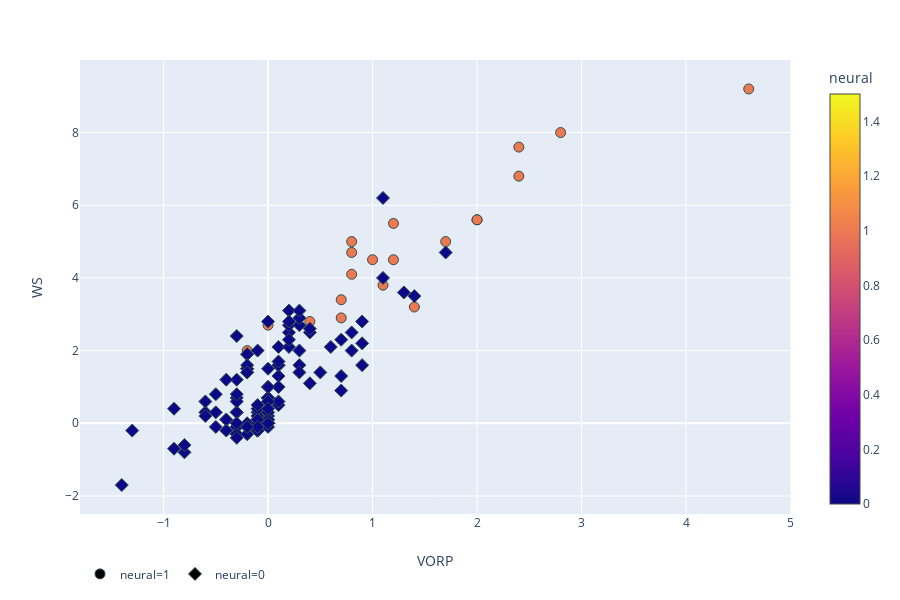

The cell this chart's notebook holds for it:
### Code cell
fig = px.scatter(test_master_w_predictions, x='VORP', y='WS',
            color='neural', hover_name='Player_name', hover_data=['USG%', 'PER', 'MP', 'VORP', 'Age'], 
#             color_continuous_scale='rdbu',
            symbol='neural')
fig.update_traces(marker=dict(size=10,
                              line=dict(width=1,
                                        color='DarkSlateGrey')),
                  selector=dict(mode='markers'))
# fig.update_xaxes(range=[-2, 7])
fig.update_layout(legend_orientation="h")
fig.show()
plotly.offline.plot(fig, filename='html_files/ws_vorp.html')

### Figure 1 — Plotly figure (JSON) as saved in the notebook; plotly's stock layout.template omitted (floating-point values rounded to 4 significant figures; data arrays with more than 128 entries replaced by an {"elided": "..."} marker saying what was removed)
{"data": [{"customdata": [[15.8, 17.9, 1913, 2.4, 21], [15.9, 18.5, 2096, 2.4, 20], [16.6, 13.5, 1356, 0.7, 21], [24.5, 18.1, 2546, 2, 21], [25.1, 17.1, 1682, 0, 21], [31.6, 17.2, 2598, 1.7, 22], [22.1, 15.1, 2455, 0.8, 20], [21.4, 13.6, 2152, 1, 21], [22.2, 13.8, 1975, 0.4, 20], [20.7, 15.1, 1743, 1.4, 21], [22.8, 16.1, 2565, 1.2, 20], [14.8, 17.5, 1524, 2, 22], [22.1, 17.5, 1810, 0.8, 21], [22.3, 20, 2732, 4.6, 21], [28.6, 14.6, 2730, -0.2, 20], [17.6, 19.2, 1064, 0.8, 23], [20.3, 19, 1324, 0.7, 22], [18.6, 18.6, 1193, 1.1, 23], [24.3, 17.4, 2164, 1.2, 21], [19.5, 18.5, 2541, 2.8, 20]], "hoverlabel": {"namelength": 0}, "hovertemplate": "<b>%{hovertext}</b><br><br>neural=%{marker.color}<br>VORP=%{customdata[3]}<br>WS=%{y}<br>USG%=%{customdata[0]}<br>PER=%{customdata[1]}<br>MP=%{customdata[2]}<br>Age=%{customdata[4]}", "hovertext": ["Bam Adebayo", "Jarrett Allen", "Zach Collins", "De'Aaron Fox", "Lauri Markkanen", "Donovan Mitchell", "Jayson Tatum", "Jaylen Brown", "Brandon Ingram", "Dejounte Murray", "Jamal Murray", "Jakob Pöltl", "Domantas Sabonis", "Ben Simmons", "Devin Booker", "Montrezl Harrell", "Willy Hernangomez", "Richaun Holmes", "Kristaps Porzingis", "Myles Turner"], "legendgroup": "neural=1", "marker": {"color": [1, 1, 1, 1, 1, 1, 1, 1, 1, 1, 1, 1, 1, 1, 1, 1, 1, 1, 1, 1], "coloraxis": "coloraxis", "line": {"color": "DarkSlateGrey", "width": 1}, "size": 10, "symbol": "circle"}, "mode": "markers", "name": "neural=1", "showlegend": true, "type": "scatter", "x": [2.4, 2.4, 0.7, 2, 0, 1.7, 0.8, 1, 0.4, 1.4, 1.2, 2, 0.8, 4.6, -0.2, 0.8, 0.7, 1.1, 1.2, 2.8], "xaxis": "x", "y": [6.8, 7.6, 2.9, 5.6, 2.7, 5, 5, 4.5, 2.8, 3.2, 5.5, 5.6, 4.7, 9.2, 2, 4.1, 3.4, 3.8, 4.5, 8], "yaxis": "y"}, {"customdata": {"elided": "144x5 float values"}, "hoverlabel": {"namelength": 0}, "hovertemplate": "<b>%{hovertext}</b><br><br>neural=%{marker.color}<br>VORP=%{customdata[3]}<br>WS=%{y}<br>USG%=%{customdata[0]}<br>PER=%{customdata[1]}<br>MP=%{customdata[2]}<br>Age=%{customdata[4]}", "hovertext": {"elided": "144 str values"}, "legendgroup": "neural=0", "marker": {"color": {"elided": "144 int values"}, "coloraxis": "coloraxis", "line": {"color": "DarkSlateGrey", "width": 1}, "size": 10, "symbol": "diamond"}, "mode": "markers", "name": "neural=0", "showlegend": true, "type": "scatter", "x": {"elided": "144 float values"}, "xaxis": "x", "y": {"elided": "144 float values"}, "yaxis": "y"}], "layout": {"coloraxis": {"colorbar": {"title": {"text": "neural"}}, "colorscale": [[0, "#0d0887"], [0.1111, "#46039f"], [0.2222, "#7201a8"], [0.3333, "#9c179e"], [0.4444, "#bd3786"], [0.5556, "#d8576b"], [0.6667, "#ed7953"], [0.7778, "#fb9f3a"], [0.8889, "#fdca26"], [1, "#f0f921"]]}, "height": 600, "legend": {"orientation": "h", "tracegroupgap": 0}, "margin": {"t": 60}, "xaxis": {"anchor": "y", "domain": [0, 0.98], "title": {"text": "VORP"}}, "yaxis": {"anchor": "x", "domain": [0, 1], "title": {"text": "WS"}}}}
